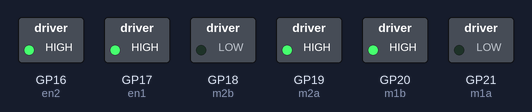
Bench run of a program on a simulated Raspberry Pi Pico running MicroPython. Shown: switched loads named in the program (green lamp = pin HIGH). At 54.0 s the program stops and its outputs stay as they are.

Above: at 0.1 s.
Timing chart, 0 to 54.5 s (numbered marks = the images above):
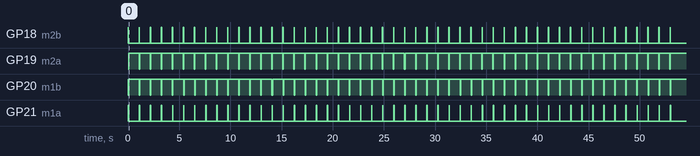

The program:

main.py
```python
from machine import Pin
import time

M1A = 21 # GP21
M1B = 20 # GP20

M2A = 19 # GP19
M2B = 18 # GP18

step_count = 8
n = list(range(0, step_count)) # sequence

n[0] = [0,1,0,0]
n[1] = [0,1,0,1]
n[2] = [0,0,0,1]
n[3] = [1,0,0,1]
n[4] = [1,0,0,0]
n[5] = [1,0,1,0]
n[6] = [0,0,1,0]
n[7] = [0,1,1,0]

en1 = Pin(17, Pin.OUT)
en2 = Pin(16, Pin.OUT)

en1(1)  # motor 1 enable, set value 0 to disable
en2(1)  # motor 2 enable, set value 0 to disable

m1a = Pin(M1A,Pin.OUT)
m1b = Pin(M1B,Pin.OUT)
m2a = Pin(M2A,Pin.OUT)
m2b = Pin(M2B,Pin.OUT)


def setStep(p1, p2, p3, p4):

    m1a(p1)
    m1b(p2)
    m2a(p3)
    m2b(p4)


def Forward(delay, steps):
    for i in range(steps):
        for j in range(step_count):
            setStep(n[j][0], n[j][1], n[j][2], n[j][3])
            time.sleep(delay)

def Backward(delay, steps):
    for i in range(steps):
        for j in reversed(range(step_count)):
            setStep(n[j][0], n[j][1], n[j][2], n[j][3])
            time.sleep(delay)

delay = 10
steps = 1

for x in range(50):
    Forward(delay / 1000.0,steps)
    time.sleep(1)

# while True:
    # delay = int(input("Time Delay = ")) # write Time delay is in millisecond
    # steps = int(input("Forward steps = ")) # Write how many Forward steps

    # Forward(delay / 1000.0,steps)
    # time.sleep(1)

    # steps = int(input("Backward steps = ")) # Write how many backward steps
    # Backward(delay/ 1000.0,steps)
```
